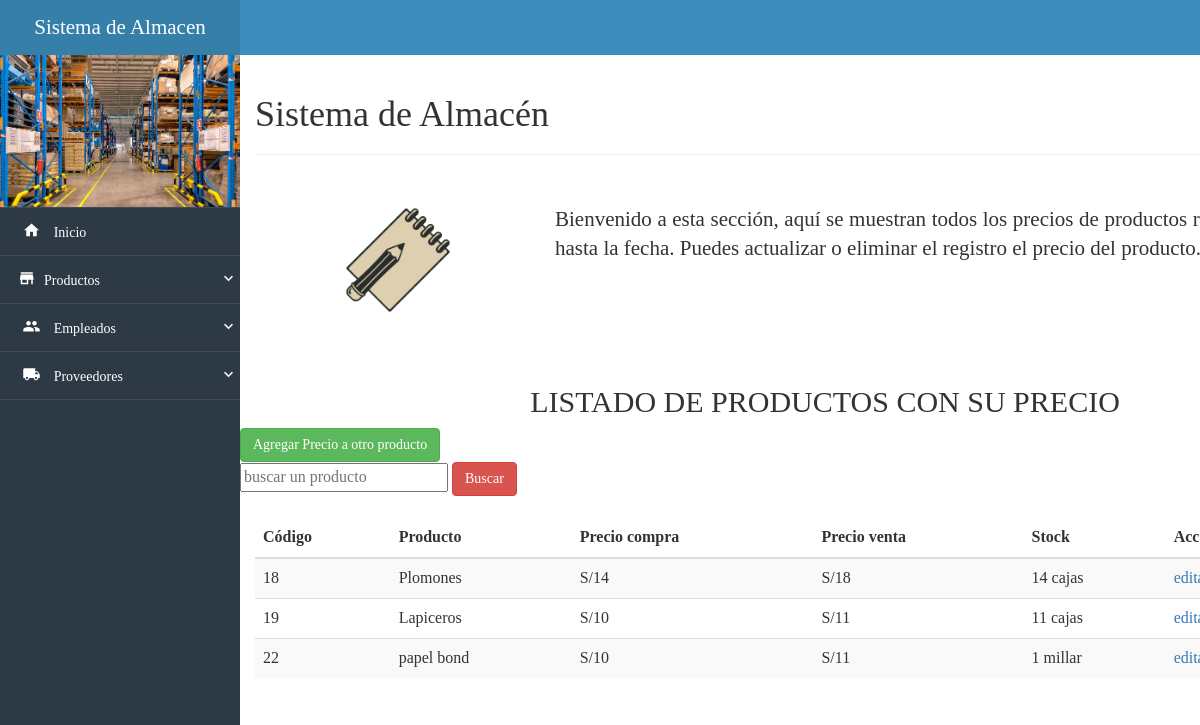
The app's page /mostrarPrec.php with its own data.
### tables this page shows
CREATE TABLE `precio` (
  `id` smallint(6) NOT NULL,
  `nombre_producto` varchar(50) NOT NULL,
  `precio_compra` varchar(10) DEFAULT NULL,
  `precio_venta` varchar(10) DEFAULT NULL,
  `stock` varchar(10) DEFAULT NULL
);

### mostrarPrec.php (the view, shortened to what this page needs)
<?php
include('link.php');
require 'conexion.php';
$where = "";
$sql = "SELECT * FROM precio $where";
$resultado = $mysqli->query($sql);
?>
<!DOCTYPE html>
<html lang="es">
<head>
</head>
<body>
    <div class="navbar-lateral full-reset">
        <div class="full-reset container-menu-movile custom-scroll-containers">
            <div class="logo ">
                Sistema de Almacen
            </div>
            <div>
                <figure>
                    <img src="assets/img/logo.jpg"  class="img-responsive center-box"
                     style="width:100%; height: 27%;">
                </figure>
            </div>
            <div class="full-reset nav-lateral-list-menu">
                <ul class="list-unstyled">
                    <li><a href="inicio.php"><i class="zmdi zmdi-home zmdi-hc-fw"></i>&nbsp;&nbsp; Inicio</a></li>
                    <li>
                        <div class="dropdown-menu-button"><i class="zmdi zmdi-store"></i>&nbsp;&nbsp; Productos <i class="zmdi zmdi-chevron-down pull-right zmdi-hc-fw"></i></div>
                    </li>
                    <li>
                        <div class="dropdown-menu-button"><i class="zmdi zmdi-accounts zmdi-hc-fw"></i>&nbsp;&nbsp; Empleados <i class="zmdi zmdi-chevron-down pull-right zmdi-hc-fw"></i></div>
                    </li>
                    <li>
                        <div class="dropdown-menu-button"><i class="zmdi zmdi-truck zmdi-hc-fw"></i>&nbsp;&nbsp; Proveedores <i class="zmdi zmdi-chevron-down pull-right zmdi-hc-fw"></i></div>
                    </li>
                </ul>
            </div>
        </div>
    </div>
    <div class="content-page-container full-reset custom-scroll-containers">
        <nav class="navbar-user-top full-reset">
            <ul class="list-unstyled full-reset">
            </ul>
        </nav>
        <div class="container">
            <div class="page-header">
              <h1 class="all-tittles">Sistema de Almacén<small>   </small></h1>
            </div>
            <div class="container-fluid"  style="margin: 50px 0;">
            <div class="row">
                <div class="col-xs-12 col-sm-4 col-md-3">
                    <img src="assets/img/new.png" alt="calendar" class="img-responsive center-box" style="max-width: 110px;">
                </div>
                <div class="col-xs-12 col-sm-8 col-md-8 text-justify lead">
                    Bienvenido a esta sección, aquí se muestran todos los precios de productos registrados hasta la fecha.
                    Puedes actualizar o eliminar el registro el precio del producto.
                </div>
            </div>
        </div>
       <div class="edii">
              <div>
            <div class="row">
                <h2 style="text-align:center">LISTADO DE PRODUCTOS CON SU PRECIO</h2>
            </div>
            <div class="row">
                <a href="precioPro.php" class="btn btn-success">Agregar Precio a otro producto</a>
                <form action="<?php $_SERVER['PHP_SELF']; ?>" method="POST">
                    <input type="text" id="campo" name="campo" required='required'
                     placeholder="buscar un producto " autocomplete="off"/>
                    <input type="submit"  id="enviar" name="enviar" value="Buscar"
                    class="btn btn-danger"  />
                 </form>
            </div>
            <br>
            <div >
                <table class="table table-striped">
                   <thead>
                    <tr>
                        <th>Código</th>
                        <th>Producto</th>
                        <th>Precio compra</th>
                        <th>Precio venta</th>
                        <th>Stock</th>
                        <th>Acciones</th>
                    </tr>
                    </thead>
                    <tbody>
                    <?php while($row = $resultado->fetch_array(MYSQLI_ASSOC))
                    { ?>
                    <tr>
                    <td><?php echo $row['id']; ?></td>
                    <td><?php echo $row['nombre_producto']; ?></td>
                    <td><?php echo $row['precio_compra']; ?></td>
                    <td><?php echo $row['precio_venta']; ?></td>
                    <td><?php echo $row['stock']; ?></td>
                    <td><a class="link_edit" href="css/actualizar1.php?id=<?php echo $row["id"];?>">editar</a>
                   </td>
                    </tr>
                    <?php } ?>
                    </tbody>
                </table>
        </div>
            </div>
        </div>
    </div>
</body>
</html>

### css/style.css (style rules this page uses)
html, body { height: 100%; margin: 0; padding: 0; width: 100%; font-size: 16px; font-family: "Parrafos" !important; background-color: #fff; }
.center-box { margin: 0 auto; }
.full-reset { margin: 0; padding: 0; width: 100%; }
.navbar-user-top { background-color: #3c8dbc; height: 55px; position: relative; top: 0; left: 0; z-index: 7; }
.navbar-user-top > ul { height: 55px; padding: 0 15px; margin: 0; }
.nav-lateral-list-menu ul li a, .nav-lateral-list-menu ul li div { width: 100%; min-height: 45px; line-height: 45px; display: block; padding: 0; padding-left: 20px; font-size: 14px; text-decoration: none; color: #fff; border-bottom: 1px solid rgba(230,233,238,.1); transition: .3s all ease-in-out; -moz-transition: .3s all ease-in-out; -ms-transition: .3s all ease-in-out; -webkit-transition: .3s all ease-in-out; }
.nav-lateral-list-menu i { font-size: 18px; line-height: 45px; }
.nav-lateral-list-menu ul li:first-child { border-top: 1px solid rgba(230,233,238,.1); }
.nav-lateral-list-menu ul li div { cursor: pointer; }
@media (min-width: 1200px) { .navbar-lateral { display: inherit !important; } }

### records on screen
precio: id "18", nombre_producto "Plomones", precio_compra "S/14", precio_venta "S/18", stock "14 cajas"
precio: id "19", nombre_producto "Lapiceros", precio_compra "S/10", precio_venta "S/11", stock "11 cajas"
precio: id "22", nombre_producto "papel bond", precio_compra "S/10", precio_venta "S/11", stock "1 millar"
